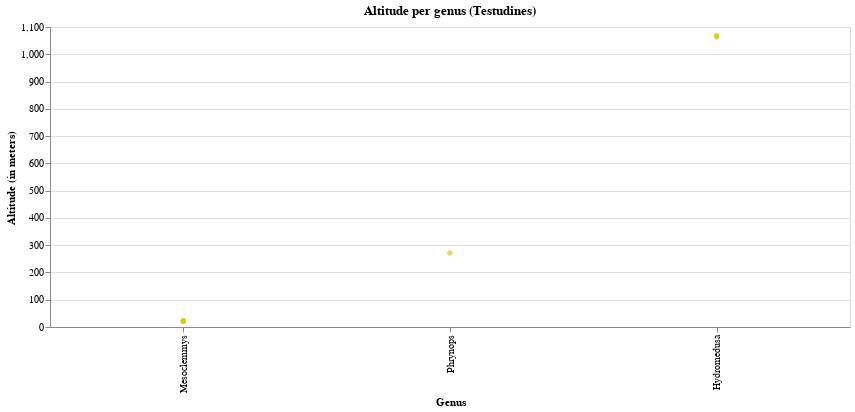

Notebook code for this chart:
### Code cell
# input do especialista: altitude não faz sentido para crocodilianos
for j in range(2):
    temp = alt.Chart(teste[(~teste['ordem'].isna()) & (teste['ordem'] == ordens[j])], width=800,
                     title=f'Altitude per genus ({ordens[j]})').mark_circle(color= cores[j]).encode(
        x = alt.X('genero_atual', type='nominal', title='Genus',
                 sort=alt.EncodingSortField('altitude', op="max", order="ascending")),
        y = alt.Y('altitude', type='quantitative', title='Altitude (in meters)'),
        tooltip = alt.Tooltip(['altitude', 'genero_atual', 'especie_atual','familia', 
                               'ano_coleta', 'qualificador_atual'])
    )

    temp.save(f'./graphs/altitude/genus/altitude_per_genus-{ordens[j]}.html')

temp

### Figure 1 — Vega-Lite specification as saved in the notebook (floating-point values rounded to 4 significant figures)
{"config": {"view": {"continuousWidth": 400, "continuousHeight": 300}}, "data": {"name": "data-37ba0005adb33c951b88a02c6b50b6c4"}, "mark": {"type": "circle", "color": "#D9CB0B"}, "encoding": {"tooltip": [{"type": "quantitative", "field": "altitude"}, {"type": "nominal", "field": "genero_atual"}, {"type": "nominal", "field": "especie_atual"}, {"type": "nominal", "field": "familia"}, {"type": "quantitative", "field": "ano_coleta"}, {"type": "nominal", "field": "qualificador_atual"}], "x": {"type": "nominal", "field": "genero_atual", "sort": {"field": "altitude", "op": "max", "order": "ascending"}, "title": "Genus"}, "y": {"type": "quantitative", "field": "altitude", "title": "Altitude (in meters)"}}, "title": "Altitude per genus (Testudines)", "width": 800, "$schema": "https://vega.github.io/schema/vega-lite/v4.8.1.json", "datasets": {"data-37ba0005adb33c951b88a02c6b50b6c4": [{"altitude": 1063.0, "especie_atual": "Tectifera", "genero_atual": "Hydromedusa", "ordem": "Testudines", "familia": "Chelidae", "ano_coleta": 2007.0, "qualificador_atual": null}, {"altitude": 1069.0, "especie_atual": "Maximiliani", "genero_atual": "Hydromedusa", "ordem": "Testudines", "familia": "Chelidae", "ano_coleta": 2010.0, "qualificador_atual": null}, {"altitude": 22.0, "especie_atual": "Gibba", "genero_atual": "Mesoclemmys", "ordem": "Testudines", "familia": "Chelidae", "ano_coleta": 2006.0, "qualificador_atual": null}, {"altitude": 22.0, "especie_atual": "Gibba", "genero_atual": "Mesoclemmys", "ordem": "Testudines", "familia": "Chelidae", "ano_coleta": 2006.0, "qualificador_atual": null}, {"altitude": 22.0, "especie_atual": "Gibba", "genero_atual": "Mesoclemmys", "ordem": "Testudines", "familia": "Chelidae", "ano_coleta": 2006.0, "qualificador_atual": null}, {"altitude": 22.0, "especie_atual": "Gibba", "genero_atual": "Mesoclemmys", "ordem": "Testudines", "familia": "Chelidae", "ano_coleta": 2006.0, "qualificador_atual": null}, {"altitude": 271.0, "especie_atual": "Nan", "genero_atual": "Phrynops", "ordem": "Testudines", "familia": "Chelidae", "ano_coleta": 2008.0, "qualificador_atual": "sp."}]}}
